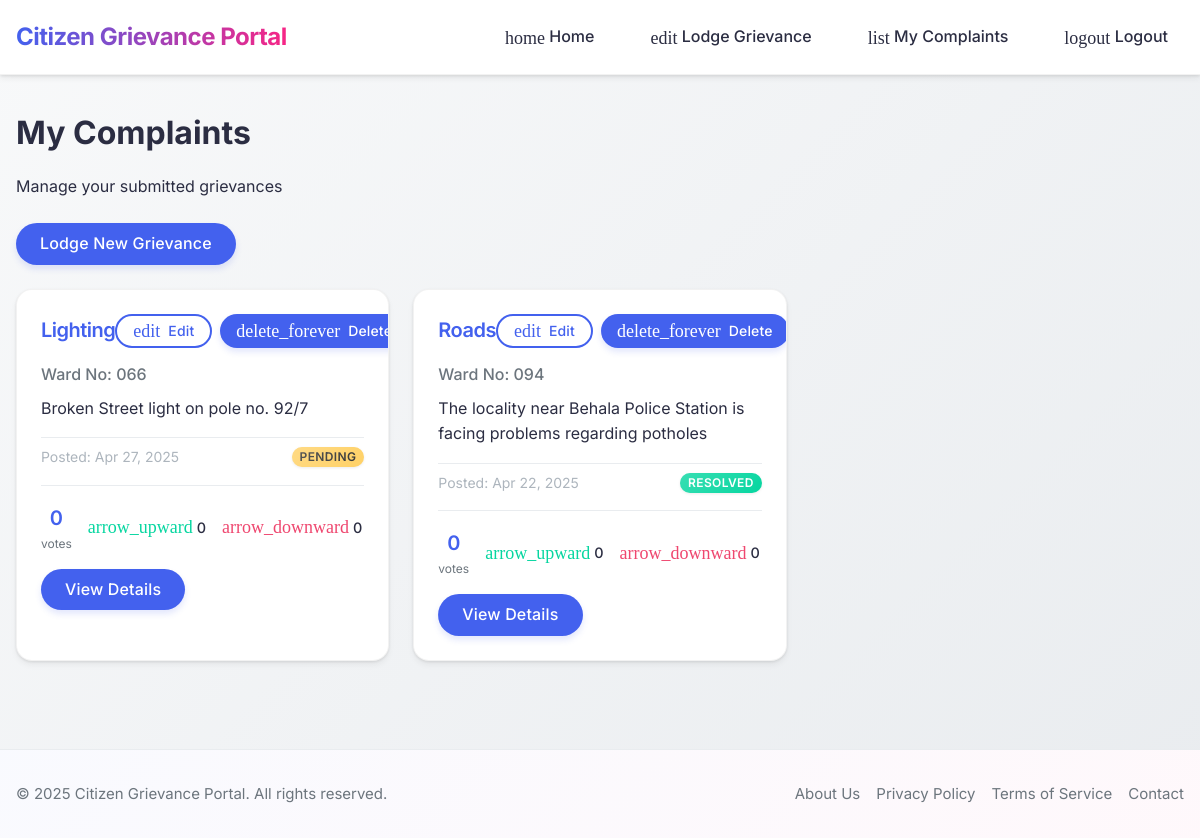
The app's page /my-complaints/ (signed in), older data.
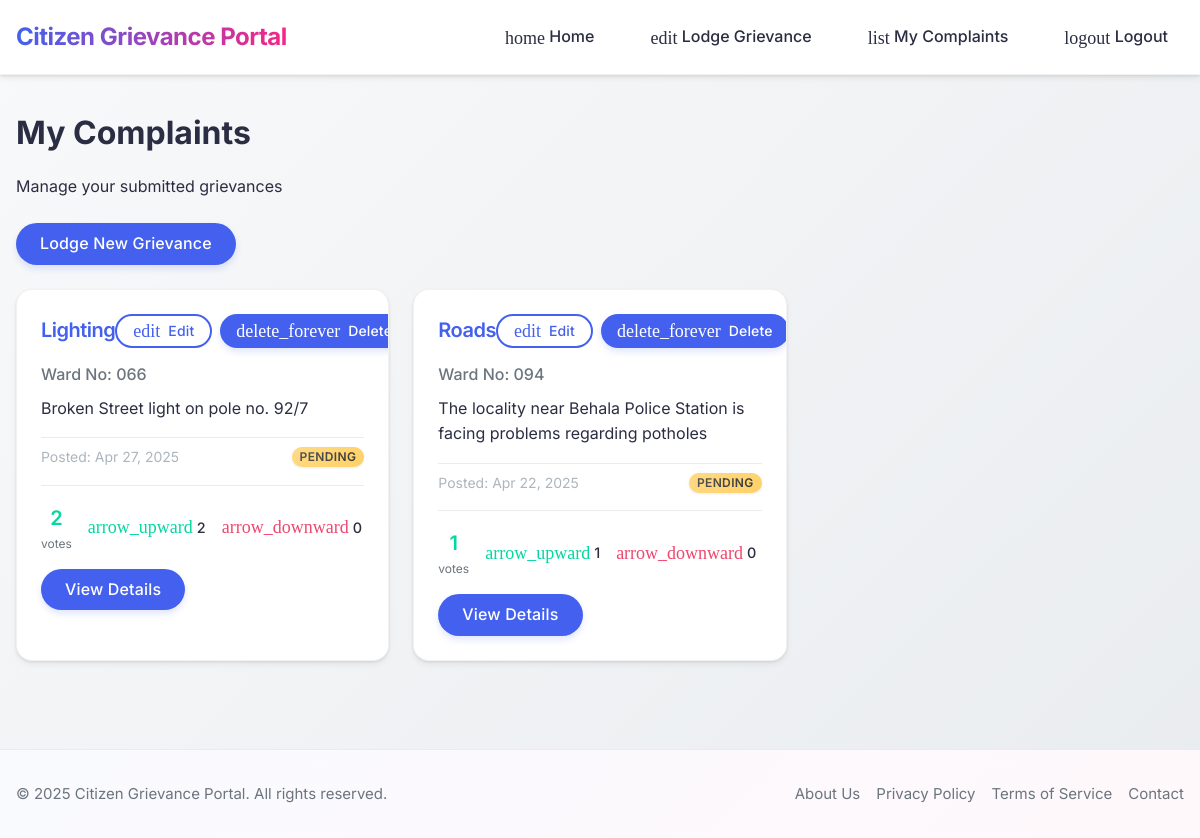
The same page, newer data.
### citizen/models.py (models this page shows, shortened)
class Post(models.Model):
    host = models.ForeignKey(User, on_delete = models.SET_NULL, null = True)
    dept = models.ForeignKey(dept, on_delete = models.SET_NULL, null = True)
    ward_no = models.ForeignKey(ward_no, on_delete = models.SET_NULL, null=True)
    description = models.TextField(null=True, blank=True)
    image = models.ImageField(null=True, blank=True, upload_to='images/')
    created = models.DateTimeField(auto_now_add=True)
    status = models.ForeignKey(status, on_delete= models.SET_NULL, null=True)
    class Meta:
        ordering = ['-created']
    def get_upvote_count(self):
        return self.votes.filter(value=1).count()
    def get_downvote_count(self):
        return self.votes.filter(value=-1).count()

class status(models.Model):
    name = models.CharField(max_length=100)
    def __str__(self):
        return self.name

class dept(models.Model):
    name = models.CharField(max_length=100)
    def __str__(self):
        return self.name

class ward_no(models.Model):
    name = models.CharField(max_length=3)
    def __str__(self):
        return self.name

### citizen/views.py (the view)
# urls.py: path('my-complaints/', views.my_complaints, name='my_complaints'),
@login_required(login_url='login')
def my_complaints(request):
    posts = Post.objects.filter(host=request.user).annotate(vote_count=Coalesce(Sum('votes__value'), 0)).order_by('-vote_count', '-created')
    user_votes = {}
    votes = Vote.objects.filter(user=request.user)
    for vote in votes:
        user_votes[vote.post_id] = vote.value
    context = {
        'posts': posts,
        'user_votes': user_votes
    }
    return render(request, 'citizen/my_complaints.html', context)

### citizen/templates/citizen/my_complaints.html (shortened to what this page needs)
{% extends 'header.html' %}
{% load citizen_extras %}
{% block content %}
<div class="mb-4">
    <div class="mb-3">
        <h1 class="mb-2">My Complaints</h1>
        <p class="mb-3">Manage your submitted grievances</p>
        <a href="{% url 'lodge_grevance' %}" class="btn btn-primary">Lodge New Grievance</a>
    </div>
    <div class="mb-3">
        <div class="posts-container">
            {% for post in posts %}
            <div class="card complaint-card">
                <div class="card-header">
                    <h3 class="card-title">{{ post.dept }}</h3>
                    <div class="card-actions">
                        <a href="{% url 'edit_complaint' post.id %}" class="btn btn-sm btn-outline">
                            <span class="icon icon-edit icon-sm"></span> Edit
                        </a>
                        <a href="{% url 'delete_complaint' post.id %}" class="btn btn-sm btn-danger">
                            <span class="icon icon-trash icon-sm"></span> Delete
                        </a>
                    </div>
                </div>
                <h4 class="card-subtitle">Ward No: {{ post.ward_no }}</h4>
                <p class="card-text">{{ post.description|truncatewords:20 }}</p>
                <div class="card-meta">
                    <span>Posted: {{ post.created|date:"M d, Y" }}</span>
                    {% if post.status %}
                    <span class="badge badge-{{ post.status.name|lower }}">{{ post.status }}</span>
                    {% endif %}
                </div>
                <div class="vote-section">
                    <div class="vote-count">
                        <span class="vote-number {% if post.vote_count > 0 %}positive{% elif post.vote_count < 0 %}negative{% endif %}">
                            {{ post.vote_count|default:"0" }}
                        </span>
                        <span class="vote-label">votes</span>
                    </div>
                    <div class="vote-details">
                        <div class="vote-detail">
                            <span class="icon icon-arrow-up icon-sm"></span>
                            <span class="vote-detail-count">{{ post.get_upvote_count }}</span>
                        </div>
                        <div class="vote-detail">
                            <span class="icon icon-arrow-down icon-sm"></span>
                            <span class="vote-detail-count">{{ post.get_downvote_count }}</span>
                        </div>
                    </div>
                </div>
                <div class="mt-2">
                    <a href="{% url 'view_grevance' post.id %}" class="btn">View Details</a>
                </div>
            </div>
            {% empty %}
            <div class="text-center p-4">
                <h3>You haven't submitted any grievances yet</h3>
                <p class="mb-3">Click the button above to lodge a new grievance</p>
            </div>
            {% endfor %}
        </div>
    </div>
</div>
{% endblock content %}

Row changes from the older to the newer data that the page shows:
computed for Post "Broken Street light on pole no. 92/7": vote_count "0" → "2"; get_upvote_count "0" → "2"
changed Post "The locality near Behala Police Station is facing problems regarding potholes": status_id 2 → 1 (drawn); status "RESOLVED" → "PENDING"; vote_count "0" → "1"; get_upvote_count "0" → "1"
